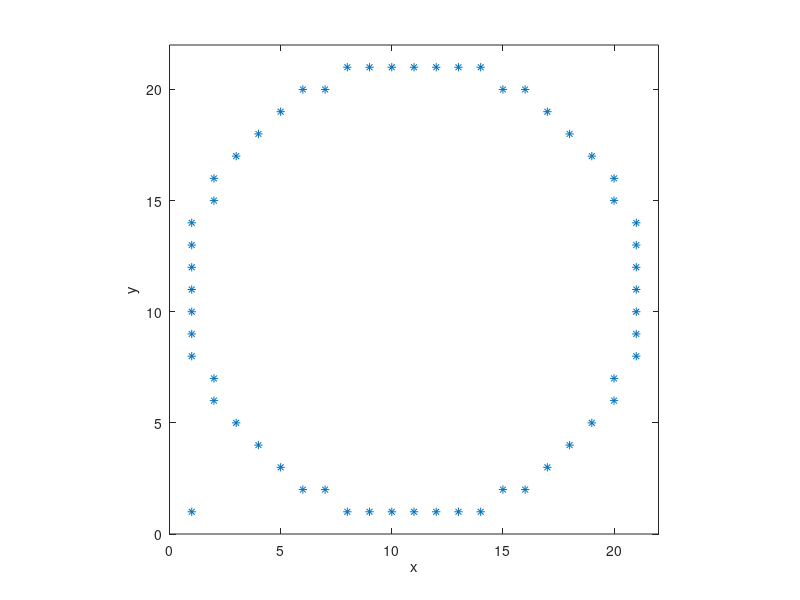

This figure's MATLAB source:
% another plot tried _3suW2R 6/28
 
function [Rstd,Ravg,Nint] = GeometricError_remove(R,flag)
 
if nargin < 1, R = 10; end
if nargin < 2, flag = 'noremove'; end
 
if length(R) > 1
  Rstd = []; Ravg = []; Nint = [];
  for i = 1:length(R)
    [Rstd1,Ravg1,Nint1] = GeometricError(R(i));
    Rstd = [Rstd Rstd1];
    Ravg = [Ravg Ravg1];
    Nint = [Nint Nint1];
  end
  return
end
 

if strcmpi(flag,'center0')
  % if the center is at lower left corner of the first grid 
  center0 = true;
else
  center0 = false;
end

if center0 
    m0 = ceil(R)-0.5; n0 = 0.5; 
else 
    m0 = ceil(R-1/2); n0 = 0; 
end 
 
% find the boundary points on the upperRightQuarter
m_urq = []; % horizontal value of the coordinate
n_urq = []; % vertical value of the coordinate  
num_inside = 0; 

all_d = [];
 
m3 = m0; n3 = n0; 
notEnd = 1; 
 
while (notEnd == 1) 
    mU = m3; nU = n3+1; 
    mDiag = m3 - 1; nDiag = n3 + 1;
    mL = m3 - 1; nL = n3;  
    
    mNeib = [mU mDiag mL]; nNeib = [nU nDiag nL];
    d_temp = [];
    
    % compute the distances between the boundary and the grid center to decide which one to delete
    for i=1:3
        x_gridCenter = mNeib(i);
        y_gridCenter = nNeib(i);

        x_in = R./sqrt(1+ (y_gridCenter./x_gridCenter).^2);    % the intersection between the line y=(n/m)x and the circle 
        y_in = R./sqrt(1+ (x_gridCenter./y_gridCenter).^2);
        d_sq = (x_gridCenter - x_in).^2 + (y_gridCenter - y_in).^2;
        d = sqrt(d_sq);

        d_temp = [d_temp d];
    end 
    
    [M, I] = min(d_temp);
    m3 = mNeib(I); n3 = nNeib(I);
    
    if center0 
        if (m3 == 0.5) %&& (n3 == ceil(R))
            notEnd = 0; 
        end
    else
        if (m3 == 1) %&& (n3 == ceil(R-1/2))
            notEnd = 0; 
        end
    end 

    m_urq = [m_urq m3]; n_urq = [n_urq n3];
end 

if center0
    m_urq = [m0 m_urq];
    n_urq = [n0 n_urq];
end 


sz_urq = size(m_urq);

for i=1:sz_urq(2)
    x_gridCenter = m_urq(i);
    y_gridCenter = n_urq(i);
    
    x_in = R./sqrt(1+ (y_gridCenter./x_gridCenter).^2);    % the intersection between the line y=(n/m)x and the circle 
    y_in = R./sqrt(1+ (x_gridCenter./y_gridCenter).^2);
    d_sq = (x_gridCenter - x_in).^2 + (y_gridCenter - y_in).^2;
    d = sqrt(d_sq);
    
    all_d = [all_d d];
end 

if center0 
    all_d = [all_d all_d all_d all_d];
else 
    d0 = ceil(R-1/2)-R;
    all_d = [all_d all_d all_d all_d d0 d0 d0 d0];    % all distances between grid center and the boundary 
end 

d_avg = mean(all_d);
d_sq_avg = d_avg.^2;    % square of average of d
disp("The square of the average of all the distances is " + d_sq_avg)
    
 
num_inside = 4*num_inside + 4*(ceil(R-1/2)-1) + 1; % grids in one quarter*4 + grids in the center + origin
 
 
Ngrid = ceil(R-1/2)+1;  % size of grid quadrant
grid0 = Ngrid;     % center of grid
x = -Ngrid:Ngrid;
geomBdry = sparse(2*Ngrid);

sz = size(m_urq); 
 
if center0
    for jj = 1:sz(2)
        %if (geomBdry(n_upperRightQuarter(jj), m_upperRightQuarter(jj))==0)
            geomBdry(n_urq(jj)+0.5+grid0, m_urq(jj)+0.5+grid0)=1;
            geomBdry(-n_urq(jj)+0.5+grid0, m_urq(jj)+0.5+grid0)=1;
            geomBdry(n_urq(jj)+0.5+grid0, -m_urq(jj)+0.5+grid0)=1;
            geomBdry(-n_urq(jj)+0.5+grid0, -m_urq(jj)+0.5+grid0)=1;
        %end 
    end 

else 
    for jj = 1:sz(2)
        %if (geomBdry(n_upperRightQuarter(jj), m_upperRightQuarter(jj))==0)
            geomBdry(n_urq(jj)+grid0, m_urq(jj)+grid0)=1;
            geomBdry(-n_urq(jj)+grid0, m_urq(jj)+grid0)=1;
            geomBdry(n_urq(jj)+grid0, -m_urq(jj)+grid0)=1;
            geomBdry(-n_urq(jj)+grid0, -m_urq(jj)+grid0)=1;
        %end 
    end       
            geomBdry(grid0 + ceil(R-1/2), grid0)=1;
            geomBdry(grid0 - ceil(R-1/2), grid0)=1;
            geomBdry(grid0, grid0 + ceil(R-1/2))=1;
            geomBdry(grid0, grid0 - ceil(R-1/2))=1;
end 
 
plotGeomBdry(x,geomBdry)
 
 
all_radius = [];
 
for k=1:sz(2)
    radius = sqrt(m_urq(k).^2 + n_urq(k).^2); 
    all_radius = [all_radius, radius];
end 

if center0 
    all_radius = [all_radius all_radius all_radius all_radius];
else
    r0 = m0;
    all_radius = [all_radius r0 r0 r0 r0];
end 
  
 
Ravg = mean(all_radius);
Rstd = std(all_radius);
Nint = num_inside;
 
 
function plotGeomBdry(x,GeomBdry)
 
% imagesc(x,x,GeomBdry.')
% n = (size(GeomBdry))/2;
% x = [-n/2:n/2];
% axis equal

spy(GeomBdry), axis square, axis xy
xlabel('x'), ylabel('y')